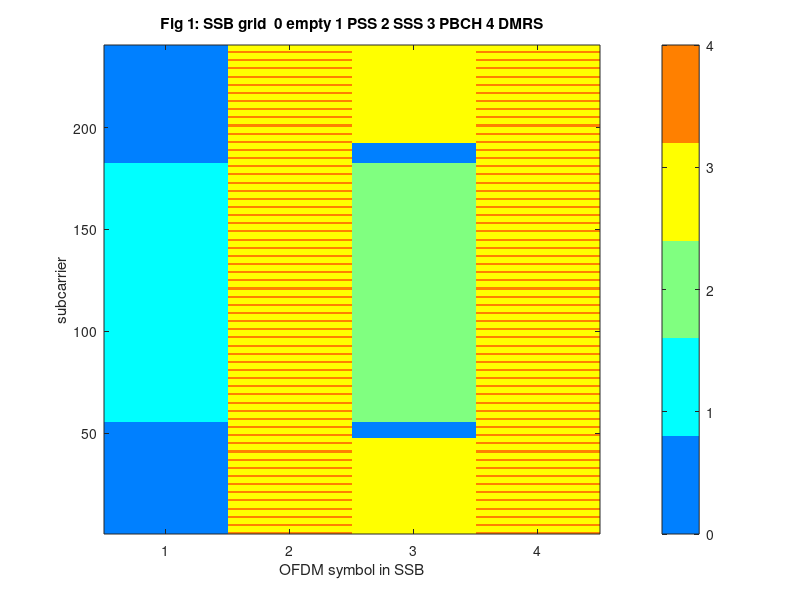
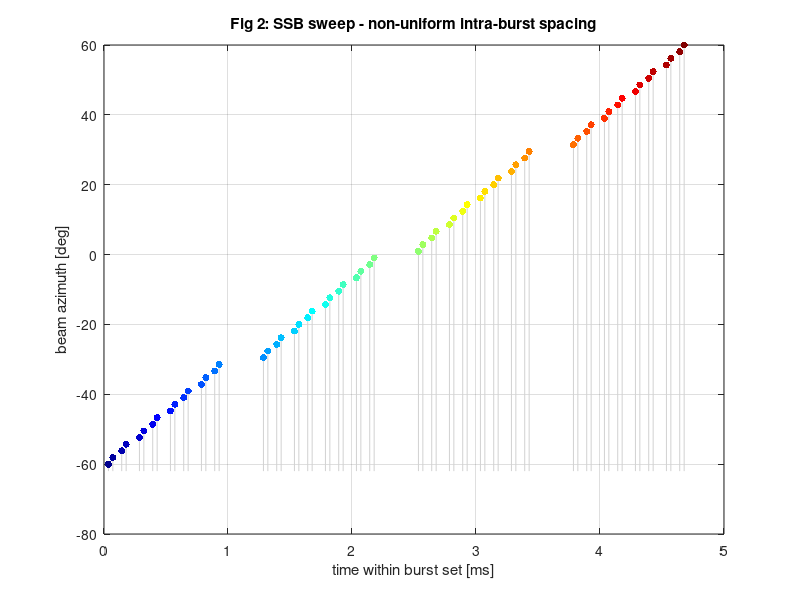
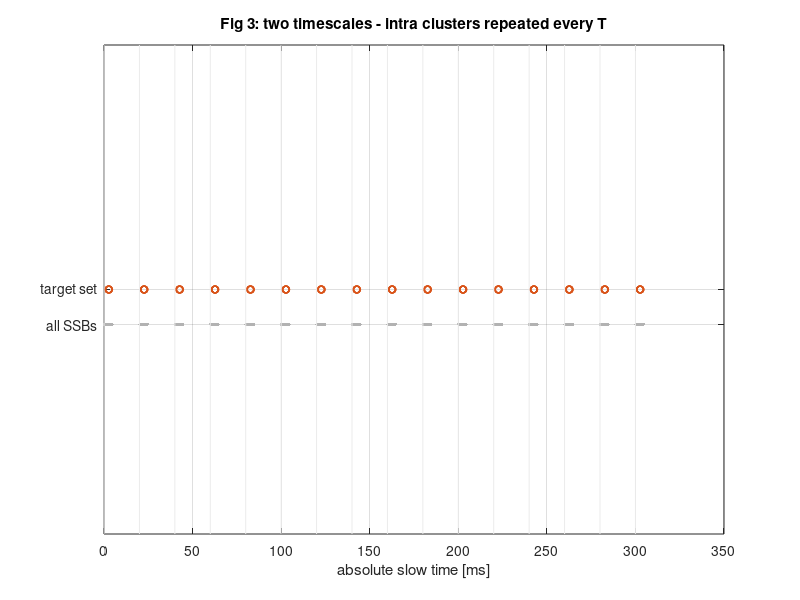

MATLAB code to generate these figures, in order:
%% ========================================================================
%  STEP 1  |  Parameters & SSB sampling geometry
%  SSB-based ISAC velocity de-aliasing study.  MATLAB or Octave. No toolboxes.
%
%    (a) define physical/numerology parameters
%    (b) compute derived sensing limits and SELF-CHECK vs verified derivation
%    (c) build SSB slow-time sampling geometry (the two timescales)
%    (d) plot diagnostics to eyeball the geometry for bugs
%    (e) save to step1_out.mat for later steps
%% ========================================================================
clear; clc; close all;
try, pkg load signal; catch, end
LOG = @(varargin) fprintf(varargin{:});
LOG('\n================ STEP 1: PARAMETERS & SSB GEOMETRY ================\n');

%% ---- 1. Physical constants & numerology (FR2) --------------------------
P.c=3e8; P.fc=28e9; P.lambda=P.c/P.fc;
P.mu=3; P.scs=15e3*2^P.mu; P.Nsc=240; P.Nsym=4; P.L=64;
P.T=20e-3; P.M=16; P.Tsym=1e-3/(14*2^P.mu);
LOG('\n[1] Numerology\n');
LOG('    fc   = %.3g GHz   lambda = %.4f mm\n', P.fc/1e9, P.lambda*1e3);
LOG('    SCS  = %g kHz     Tsym   = %.4f us\n', P.scs/1e3, P.Tsym*1e6);
LOG('    Nsc=%d  Nsym/SSB=%d  L=%d  T=%.0f ms  M=%d\n', P.Nsc,P.Nsym,P.L,P.T*1e3,P.M);

%% ---- 2. Derived sensing limits + SELF-CHECK ---------------------------
D.B=P.Nsc*P.scs; D.dR=P.c/(2*D.B); D.Rmax=P.c/(2*P.scs);
D.W=P.lambda/(2*P.T); D.vmax=P.lambda/(4*P.T); D.dv=P.lambda/(2*P.M*P.T);
D.dSSB=4*P.Tsym; D.vmaxIntra=P.lambda/(4*D.dSSB);
LOG('\n[2] Derived limits\n');
LOG('    B      = %6.2f MHz -> dR   = %7.4f m   Rmax = %6.1f m\n', D.B/1e6,D.dR,D.Rmax);
LOG('    W=l/2T = %7.5f m/s   vmax = +/-%7.5f m/s   dv = %7.5f m/s\n', D.W,D.vmax,D.dv);
LOG('    intra SSB spacing = %.2f us -> intra vmax = %.2f m/s\n', D.dSSB*1e6,D.vmaxIntra);

names={'dR','Rmax','W','vmax','dv','vmaxIntra'};
vals =[D.dR,D.Rmax,D.W,D.vmax,D.dv,D.vmaxIntra];
refs =[5.2083,1250,0.26786,0.13393,0.016741,75.08];
tols =[1e-3,1e-3,1e-3,1e-3,1e-3,2e-3];
LOG('\n    --- self-check vs verified derivation ---\n');
allpass=true;
for i=1:numel(names)
  ok = abs(vals(i)-refs(i))<=tols(i)*max(1,abs(refs(i)));
  st='FAIL'; if ok, st='PASS'; else, allpass=false; end
  LOG('    check %-9s = %10.5f  [%s]\n', names{i}, vals(i), st);
end
LOG('    OVERALL: %s\n', mat2str(allpass));

%% ---- 3. SSB first-symbol indices (FR2 Case D, 120 kHz) ----------------
base=[4 8 16 20]; nset=[0 1 2 3 5 6 7 8 10 11 12 13 15 16 17 18];
symIdx=[]; for n=nset, symIdx=[symIdx, base+28*n]; end
symIdx=sort(symIdx);
assert(numel(symIdx)==P.L,'expected 64 SSB positions');
G.symIdx=symIdx; G.ssbTime=symIdx*P.Tsym;
fitstr='yes'; if G.ssbTime(end)>=5e-3, fitstr='NO'; end
LOG('\n[3] SSB timing (Case D)\n');
LOG('    #SSB positions       = %d\n', numel(symIdx));
LOG('    first / last start   = %.2f us / %.3f ms  (fits 5 ms: %s)\n', ...
     G.ssbTime(1)*1e6, G.ssbTime(end)*1e3, fitstr);
LOG('    early spacings       = %.1f / %.1f / %.1f us\n', ...
     diff(G.ssbTime(1:2))*1e6, diff(G.ssbTime(2:3))*1e6, diff(G.ssbTime(3:4))*1e6);

%% ---- 4. Beam sweep mapping -------------------------------------------
G.thetaBeam=linspace(-60,60,P.L); G.beamBW=120/P.L;
LOG('\n[4] Beam sweep: [%.0f,%.0f] deg over %d beams (%.2f deg/beam)\n', ...
     G.thetaBeam(1),G.thetaBeam(end),P.L,G.beamBW);

%% ---- 5. Full slow-time sample grid t(m,ell) --------------------------
m=(0:P.M-1).'; G.tGrid=m*P.T + G.ssbTime;
LOG('\n[5] Slow-time grid  %d x %d (MxL)   total span = %.2f ms\n', ...
     size(G.tGrid,1),size(G.tGrid,2),(G.tGrid(end,end)-G.tGrid(1,1))*1e3);

%% ---- 6. Example per-target sampling set ------------------------------
theta_k=6; C=6; [~,bc]=min(abs(G.thetaBeam-theta_k));
cover=max(1,bc-floor(C/2)):min(P.L,bc-floor(C/2)+C-1); G.coverIdx=cover;
tset=G.tGrid(:,cover); spanIntra=max(G.ssbTime(cover))-min(G.ssbTime(cover));
LOG('\n[6] Target @ %.0f deg: beams=%s\n', theta_k, mat2str(cover));
LOG('    intra span S=%.1f us -> coarse dv ~ %.1f m/s ; Ns=M*C=%d samples\n', ...
     spanIntra*1e6, P.lambda/(2*max(spanIntra,eps)), numel(tset));

%% ---- 7. SSB resource-grid schematic ----------------------------------
RG=zeros(P.Nsc,P.Nsym); ctr=56:182;
RG(ctr,1)=1; RG(:,2)=3; RG(1:4:end,2)=4;
RG(ctr,3)=2; RG([1:47,193:240],3)=3; RG(:,4)=3; RG(1:4:end,4)=4;
G.RG=RG;

%% ---- 8. Diagnostic plots ---------------------------------------------
try, graphics_toolkit('gnuplot'); catch, end
set(0,'defaultfigurevisible','off');

f1=figure('position',[0 0 520 460]);
imagesc(1:P.Nsym,1:P.Nsc,RG); axis xy; colormap(jet(5)); caxis([0 4]); colorbar;
xlabel('OFDM symbol in SSB'); ylabel('subcarrier');
title('Fig 1: SSB grid  0 empty 1 PSS 2 SSS 3 PBCH 4 DMRS');
print(f1,'step1_fig1_grid.png','-dpng','-r110');

f2=figure('position',[0 0 720 340]);
for i=1:P.L, plot([G.ssbTime(i) G.ssbTime(i)]*1e3,[-62 G.thetaBeam(i)],'-','color',[.82 .82 .82]); hold on; end
scatter(G.ssbTime*1e3, G.thetaBeam, 26, G.thetaBeam,'filled'); colormap(jet);
xlabel('time within burst set [ms]'); ylabel('beam azimuth [deg]');
title('Fig 2: SSB sweep - non-uniform intra-burst spacing'); grid on;
print(f2,'step1_fig2_sweep.png','-dpng','-r110');

f3=figure('position',[0 0 760 340]);
plot(G.tGrid(:)*1e3, zeros(numel(G.tGrid),1),'.','color',[.7 .7 .7],'markersize',6); hold on;
plot(tset(:)*1e3, 0.05+zeros(numel(tset),1),'o','color',[.85 .33 .1],'markersize',5,'linewidth',1);
yl=[-0.3 0.4]; for mm=0:P.M-1, plot([mm*P.T mm*P.T]*1e3, yl,'-','color',[.92 .92 .92]); end
ylim(yl); set(gca,'ytick',[0 0.05],'yticklabel',{'all SSBs','target set'});
xlabel('absolute slow time [ms]');
title('Fig 3: two timescales - intra clusters repeated every T'); grid on;
print(f3,'step1_fig3_slowtime.png','-dpng','-r110');

%% ---- 9. Save ----------------------------------------------------------
save('step1_out.mat','P','D','G');
LOG('\n[9] Saved step1_out.mat + 3 PNGs\n');
LOG('================ STEP 1 COMPLETE ================\n\n');
